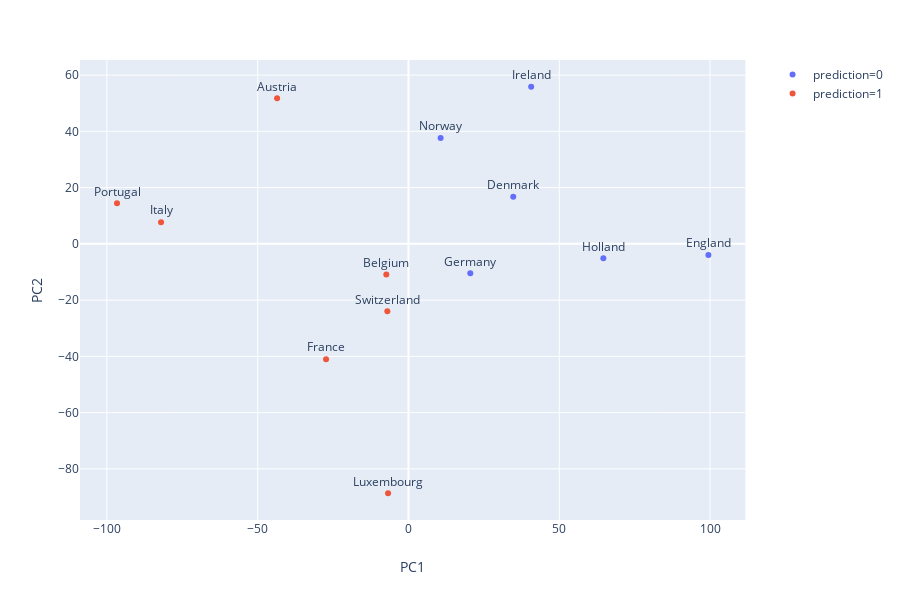

Source (notebook cell):
### Code cell
import pandas as pd
import numpy as np
from sklearn.cluster import KMeans
import seaborn as sns
import matplotlib.pyplot as plt 
import plotly.express as px


food  = pd.read_csv("/home/zhang/Desktop/ISYE6740/HW2/food-consumption.csv")

# drop Sweden, Finland and Spain
remove = ['Sweden', "Finland", "Spain"]
food = food.loc[-food["Country"].isin(remove),:]

# store all countries' name
Country = food["Country"]

# minors the mean for each column.
food = food[food.columns.difference(['Country'])] - np.mean(food[food.columns.difference(['Country'])], axis=0)

# get the covariance matrix
food_cov = np.cov(food,rowvar=False)

# calculate the eigenvectors and eigenvalues of the covariance matrix
vals, vecs = np.linalg.eig(food_cov)

# sort them from high to low
vals = vals[np.argsort(-vals)]
vecs = vecs[:,np.argsort(-vals)]

# get principle component 1 and 2
PC1 = food.dot(vecs[:,0].transpose()).real
PC2 = food.dot(vecs[:,1].transpose()).real


PCA = pd.DataFrame(data={"Country":Country, "PC1":PC1, "PC2":PC2}).reset_index()
PCA = PCA.iloc[:,1:4]


# perform Kmeans on PC1 and PC2.
K_means = KMeans(n_clusters=2).fit(PCA.iloc[:,1:3])

PCA["prediction"] = K_means.labels_.astype(object)


# plot principle component 1 and 2, then label each data points
#p1 = sns.regplot(x='PC1',y='PC2', data=PCA,fit_reg=False,)
#for line in range(0,PCA.shape[0]):
#    p1.text(PCA.PC1[line]+1, PCA.PC2[line]+1, PCA.Country[line], horizontalalignment='left', size='medium', color='black')
#plt.show()


p2  = px.scatter(PCA, x='PC1',y='PC2',text="Country", color="prediction")
p2.update_traces(textposition='top center')
p2.show()

### Figure 1 — Plotly figure (JSON) as saved in the notebook; plotly's stock layout.template omitted (floating-point values rounded to 4 significant figures)
{"data": [{"hoverlabel": {"namelength": 0}, "hovertemplate": "prediction=0<br>PC1=%{x}<br>PC2=%{y}<br>Country=%{text}", "legendgroup": "prediction=0", "marker": {"color": "#636efa", "symbol": "circle"}, "mode": "markers+text", "name": "prediction=0", "showlegend": true, "text": ["Germany", "Holland", "England", "Denmark", "Norway", "Ireland"], "textposition": "top center", "type": "scatter", "x": [20.5, 64.62, 99.46, 34.75, 10.66, 40.69], "xaxis": "x", "y": [-10.45, -5.156, -3.998, 16.76, 37.67, 55.85], "yaxis": "y"}, {"hoverlabel": {"namelength": 0}, "hovertemplate": "prediction=1<br>PC1=%{x}<br>PC2=%{y}<br>Country=%{text}", "legendgroup": "prediction=1", "marker": {"color": "#EF553B", "symbol": "circle"}, "mode": "markers+text", "name": "prediction=1", "showlegend": true, "text": ["Italy", "France", "Belgium", "Luxembourg", "Portugal", "Austria", "Switzerland"], "textposition": "top center", "type": "scatter", "x": [-82.05, -27.32, -7.343, -6.766, -96.64, -43.56, -7.008], "xaxis": "x", "y": [7.693, -41.01, -10.89, -88.67, 14.42, 51.76, -23.97], "yaxis": "y"}], "layout": {"height": 600, "legend": {"tracegroupgap": 0}, "margin": {"t": 60}, "xaxis": {"anchor": "y", "domain": [0, 0.98], "title": {"text": "PC1"}}, "yaxis": {"anchor": "x", "domain": [0, 1], "title": {"text": "PC2"}}}}
